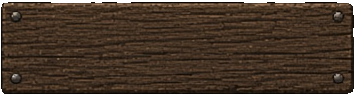
#> input picture art_src/ui_grok/plank.png, 357 x 98 px, found by its file name; its folder holds 5 pictures in this run
$ python ui_grok.py
#> lines starting #> are read from the running program, lines starting #| are printed output that depends on the picture; after the words box and inside, x2 and y2 are one past the last pixel; in counts of white or black regions, pixels touching at a corner belong together
"""Builds the interface skin ui/skin/grok/*.png from pieces of Grok's UI mock-ups.

Sources are hand-picked cut-outs in art_src/ui_grok/ (oak planks, a bronze frame, iron corner
brackets, a folk ornament band, parchment). Every output is a nine-patch for ui/theme.tres:
the rim lives in the outer margin, the middle stretches or tiles. Re-run after changing a
source or a scale: `python3 -m tools.art.ui_grok`.
"""

import os

import numpy as np
from PIL import Image, ImageEnhance, ImageFilter

SRC = "art_src/ui_grok"
OUT = "ui/skin/grok"


def load(name):
#> called with name = 'plank.png'
    return Image.open(os.path.join(SRC, name)).convert("RGBA")
#> returned value is the input picture: PIL image 357x98 RGBA; mean R, G, B, A 59.5, 43.9, 31, 235.3


def scaled(img, factor):
    w, h = img.size
    return img.resize((max(1, round(w * factor)), max(1, round(h * factor))), Image.LANCZOS)


def darker(img, k):
    rgb = ImageEnhance.Brightness(img.convert("RGB")).enhance(k)
    out = rgb.convert("RGBA")
    out.putalpha(img.getchannel("A"))
    return out


def save(img, name):
    os.makedirs(OUT, exist_ok=True)
    img.save(os.path.join(OUT, name), optimize=True)
    print(f"{OUT}/{name} {img.size}")


def opaque_bbox(img, threshold=200):
#> called with threshold = 250
    a = np.asarray(img.getchannel("A")) >= threshold
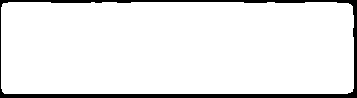
#> a: shape (98, 357) bool; 92.3% white; 1 black region, box (x1, y1, x2, y2) and area: (0, 0, 357, 98) 2701
    ys, xs = np.nonzero(a)
    return xs.min(), ys.min(), xs.max() + 1, ys.max() + 1


def buttons():
    """Oak plank with rivets: normal, hover (bronze frame), pressed (darker), disabled (grey)."""
    plank = load("plank.png")
    plank = plank.crop(opaque_bbox(plank, 250))
    frame = load("gold_frame.png").resize(plank.size, Image.LANCZOS)
#> call 2 of load, with name = 'gold_frame.png'
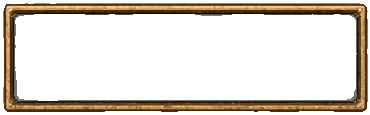
#> input picture art_src/ui_grok/gold_frame.png, 370 x 115 px, found by its file name
#> in load, returned value is the input picture: PIL image 370x115 RGBA; mean R, G, B, A 30.1, 22.6, 13.3, 62.6
    f = 0.5
    normal = scaled(plank, f)
    hover = plank.copy()
    hover.alpha_composite(frame)
    pressed = darker(plank, 0.7)
    pressed.alpha_composite(darker(frame, 0.8))
    gray = load("plank_gray.png")
#> call 3 of load, with name = 'plank_gray.png'
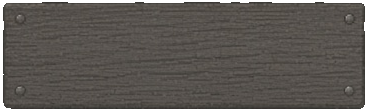
#> input picture art_src/ui_grok/plank_gray.png, 368 x 112 px, found by its file name
#> in load, returned value is the input picture: PIL image 368x112 RGBA; mean R, G, B, A 79.3, 75, 70.9, 237.8
    gray = gray.crop(opaque_bbox(gray, 250)).resize(plank.size, Image.LANCZOS)
#> in opaque_bbox (call 2), `a = np.asarray(img.getchannel("A")) >= threshold`: a: shape (112, 368) bool; 93.2% white; 1 black region, box (x1, y1, x2, y2) and area: (0, 0, 368, 112) 2787
    save(normal, "button.png")
#| ui/skin/grok/button.png (176, 46)
    save(scaled(hover, f), "button_hover.png")
#| ui/skin/grok/button_hover.png (176, 46)
    save(scaled(pressed, f), "button_pressed.png")
#| ui/skin/grok/button_pressed.png (176, 46)
    save(scaled(gray, f), "button_disabled.png")
#| ui/skin/grok/button_disabled.png (176, 46)
    focus = Image.new("RGBA", plank.size)
#> focus: PIL image 353x92 RGBA; every value is 0
    focus.alpha_composite(frame)
    save(scaled(focus, f), "focus.png")
#| ui/skin/grok/focus.png (176, 46)


def command_buttons():
    """Square order buttons: a small framed oak tile, hover/pressed/disabled like the planks."""
    sq = load("square.png")
#> call 4 of load, with name = 'square.png'
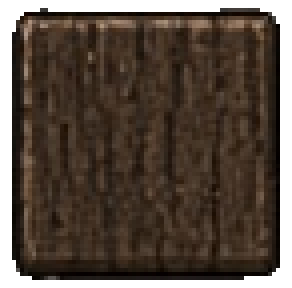
#> input picture art_src/ui_grok/square.png, 73 x 72 px, found by its file name (shown 4 times larger)
#> in load, returned value is the input picture: PIL image 73x72 RGBA; mean R, G, B, A 50.9, 38.1, 27.9, 216.7
    sq = sq.crop(opaque_bbox(sq, 250))
#> call 3 of opaque_bbox, with threshold = 250
#> in opaque_bbox (call 3), `a = np.asarray(img.getchannel("A")) >= threshold`:
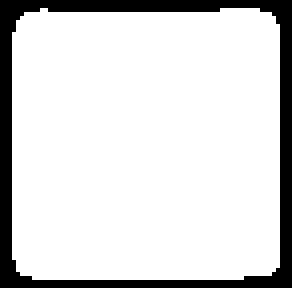
#> a: shape (72, 73) bool (shown 4 times larger); 85% white; 1 black region, box (x1, y1, x2, y2) and area: (0, 0, 73, 72) 789
#> in opaque_bbox (call 3), `ys, xs = np.nonzero(a)`: ys = 4467 values from 2 to 69; xs = 4467 values, max 69 at index 268, min 3 at index 335, mean 36.06
    frame = load("gold_frame.png")
    # The bronze frame is wide; keep its rim width by cutting the corners out of it.
    w, h = sq.size
#> w = 67; h = 68
    m = 14
    fr = Image.new("RGBA", (w, h))
#> fr: PIL image 67x68 RGBA; every value is 0
    src = frame
    sw, sh = src.size
#> sw = 370; sh = 115
    fr.paste(src.crop((0, 0, m, m)), (0, 0))
    fr.paste(src.crop((sw - m, 0, sw, m)), (w - m, 0))
    fr.paste(src.crop((0, sh - m, m, sh)), (0, h - m))
    fr.paste(src.crop((sw - m, sh - m, sw, sh)), (w - m, h - m))
    fr.paste(src.crop((m, 0, sw - m, m)).resize((w - 2 * m, m)), (m, 0))
    fr.paste(src.crop((m, sh - m, sw - m, sh)).resize((w - 2 * m, m)), (m, h - m))
    fr.paste(src.crop((0, m, m, sh - m)).resize((m, h - 2 * m)), (0, m))
    fr.paste(src.crop((sw - m, m, sw, sh - m)).resize((m, h - 2 * m)), (w - m, m))
    normal = darker(sq, 0.8)
    hover = normal.copy()
    hover.alpha_composite(fr)
#> hover: PIL image 67x68 RGBA
    pressed = darker(sq, 0.55)
    pressed.alpha_composite(darker(fr, 0.8))
#> in darker (call 5), `out.putalpha(img.getchannel("A"))`:
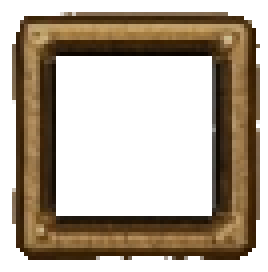
#> out: PIL image 67x68 RGBA (shown 4 times larger); mean R, G, B, A 47.9, 35.5, 20.1, 120.7; transparent parts drawn white
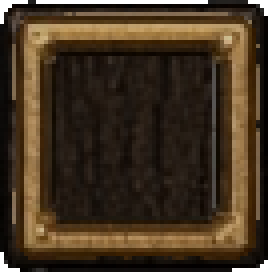
#> pressed: PIL image 67x68 RGBA (shown 4 times larger); mean R, G, B, A 62.4, 46.3, 28, 250; transparent parts drawn white
    gray = ImageEnhance.Color(darker(sq, 0.6)).enhance(0.15)
    save(normal, "cmd.png")
#| ui/skin/grok/cmd.png (67, 68)
#| ui/skin/grok/cmd_hover.png (67, 68)
#| ui/skin/grok/cmd_pressed.png (67, 68)
#| ui/skin/grok/cmd_disabled.png (67, 68)
    save(hover, "cmd_hover.png")
    save(pressed, "cmd_pressed.png")
    save(gray, "cmd_disabled.png")


# [13 lines left out: function periodic, not called in this run]


# The iron-bound frame, rebuilt from two clean pieces of Grok's iron_frame.png (its top right
# bracket is drawn wrong and its left beam is patchy): the bottom left bracket, flipped into
# all four corners, and a stretch of the right beam (mirrored for the left one) and of the
# bottom beam (flipped for the top one). Sizes in source pixels; the margins are the nine-patch
# margins, the beams between them repeat every PERIOD so that they tile in the theme.
FRAME_BRACKET = (0, 142, 46, 181)   # bottom left iron bracket, with its beam ends
FRAME_SIDE = (152, 45, 192, 125)    # right beam between the brackets, no rivet
FRAME_BOTTOM = (50, 142, 140, 181)  # bottom beam between the brackets, same rows as the bracket
FRAME_MARGIN = (48, 48)
FRAME_PERIOD = 64


# [49 lines left out: functions _band, iron_frame, not called in this run]


def panels():
    """Dark oak boards inside a frame with iron corner brackets (big panels, minimap, portrait)."""
    dark = load("plank_dark.png")
    x0, y0, x1, y1 = opaque_bbox(dark, 250)
    boards = dark.crop((x0 + 30, y0 + 25, x1 - 30, y1 - 25))
    n = FRAME_PERIOD
    tile = boards.crop((40, 0, 40 + n + 14, boards.height)).resize((n + 14, n + 14), Image.LANCZOS)
    tile = periodic(periodic(tile, n, 0), n, 1)
    save(scaled(iron_frame(tile), 0.5), "panel.png")
    black = Image.new("RGBA", (n, n), (14, 11, 8, 255))
    save(scaled(iron_frame(black), 0.5), "minimap_frame.png")
    save(scaled(iron_frame(black), 0.375), "portrait_frame.png")
    well = darker(boards, 0.55).crop((0, 0, 64, 48))
    a = np.zeros((well.height, well.width, 4), np.uint8)
    a[:2, :] = (8, 6, 4, 255)
    a[:, :2] = (8, 6, 4, 255)
    a[-2:, :] = (120, 92, 52, 255)
    a[:, -2:] = (120, 92, 52, 255)
    rim = Image.fromarray(a)
    well.alpha_composite(rim)
    save(well, "well.png")


# [77 lines left out: functions top_bar, hp_bar, ornament, parchment, menu_background, not called in this run]


def main():
    buttons()
    command_buttons()
    panels()
    top_bar()
    hp_bar()
    ornament()
    parchment()
    menu_background()


if __name__ == "__main__":
#> (the run stopped early here; a loop or call above may not have finished)
